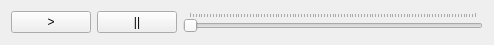
<?xml version="1.0" encoding="UTF-8"?>
<ui version="4.0">
 <class>Lecteur</class>
 <widget class="QWidget" name="Lecteur">
  <property name="geometry">
   <rect>
    <x>0</x>
    <y>0</y>
    <width>494</width>
    <height>45</height>
   </rect>
  </property>
  <property name="windowTitle">
   <string>Form</string>
  </property>
  <layout class="QHBoxLayout" name="horizontalLayout">
   <item>
    <widget class="QPushButton" name="Lecture">
     <property name="text">
      <string>&gt;</string>
     </property>
    </widget>
   </item>
   <item>
    <widget class="QPushButton" name="Stop">
     <property name="text">
      <string>||</string>
     </property>
    </widget>
   </item>
   <item>
    <widget class="QSlider" name="LectureEnCours">
     <property name="maximum">
      <number>100</number>
     </property>
     <property name="orientation">
      <enum>Qt::Horizontal</enum>
     </property>
     <property name="tickPosition">
      <enum>QSlider::TicksAbove</enum>
     </property>
    </widget>
   </item>
  </layout>
 </widget>
 <resources/>
 <connections/>
</ui>
